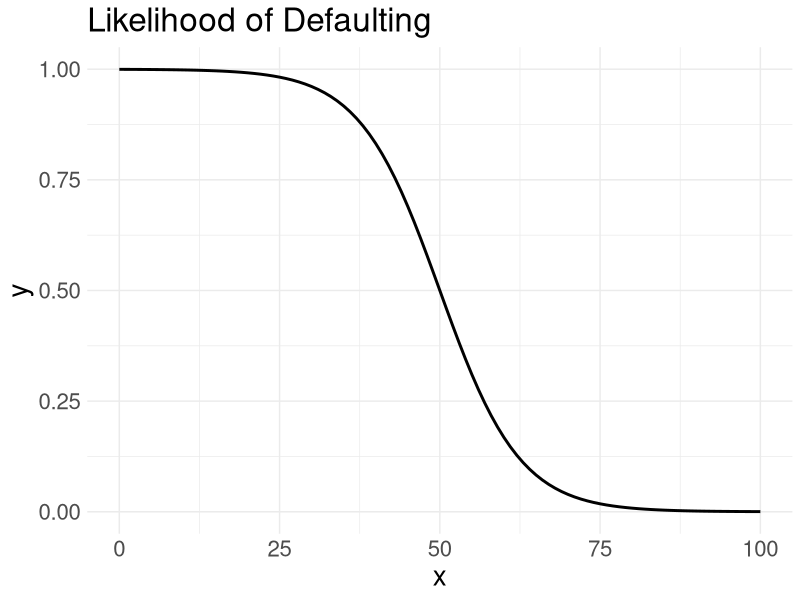

The R source for this figure:
library(ggplot2)
p = ggplot(data = data.frame(x = 0), mapping = aes(x = x))
def_rate_fico = function(x){(1-1/(1+exp(-.16*(x-50))))}
p + stat_function(fun = def_rate_fico, size = 1) +
  xlim(0,100) +
  theme_minimal()+
  theme(text = element_text(size=20))+
  ggtitle("Likelihood of Defaulting")


####ACTUAL (FOR PRESENTATION I WILL USE SIMPLIFIED)

# library(ggplot2)
# p = ggplot(data = data.frame(x = 0), mapping = aes(x = x)) 
# def_rate_fico = function(x){(1-1/(1+exp(-.016*(x-550))))}
# p + stat_function(fun = def_rate_fico, size = 1) +
#   xlim(250,1000) +
#   theme_minimal()+
#   theme(text = element_text(size=20))+
#   ggtitle("Likelihood of Defaulting")
# 
# 
# ggplot(data = data.frame(x = c(0, 1300)), aes(x)) +
#   stat_function(fun = dnorm, n = 101, args = list(mean = 660, sd = 200), aes(color = "group 1")) + 
#   stat_function(fun = dnorm, n = 101, args = list(mean = 620, sd = 200), aes(color = "group 2")) +
#   stat_function(fun = dnorm, n = 101, args = list(mean = 580, sd = 200), aes(color = "group 3")) +
#   stat_function(fun = dnorm, n = 101, args = list(mean = 540, sd = 200), aes(color = "group 4")) +
#   scale_color_manual(values=c("deepskyblue4", "firebrick2","lightseagreen","coral"))+
#                        ylab("") +
#   scale_y_continuous(breaks = NULL)
# 
# 
# ggplot(data = data.frame(x = c(0, 1500)), aes(x)) +
#   stat_function(fun = dnorm, n = 101, args = list(mean = 800, sd = 200), aes(color = "group 1")) + 
#   stat_function(fun = dnorm, n = 101, args = list(mean = 633, sd = 200), aes(color = "group 2")) +
#   stat_function(fun = dnorm, n = 101, args = list(mean = 567, sd = 200), aes(color = "group 3")) +
#   stat_function(fun = dnorm, n = 101, args = list(mean = 400, sd = 200), aes(color = "group 4")) +
#   scale_color_manual(values=c("deepskyblue4", "firebrick2","lightseagreen","coral"))+
#   ylab("") +
#   scale_y_continuous(breaks = NULL)
# 
# ggplot(data = data.frame(x = c(0, 1500)), aes(x)) +
#   stat_function(fun = dnorm, n = 101, args = list(mean = 920, sd = 200), aes(color = "group 1")) + 
#   stat_function(fun = dnorm, n = 101, args = list(mean = 707, sd = 200), aes(color = "group 2")) +
#   stat_function(fun = dnorm, n = 101, args = list(mean = 493, sd = 200), aes(color = "group 3")) +
#   stat_function(fun = dnorm, n = 101, args = list(mean = 280, sd = 200), aes(color = "group 4")) +
#   scale_color_manual(values=c("deepskyblue4", "firebrick2","lightseagreen","coral"))+
#   ylab("") +
#   scale_y_continuous(breaks = NULL)
